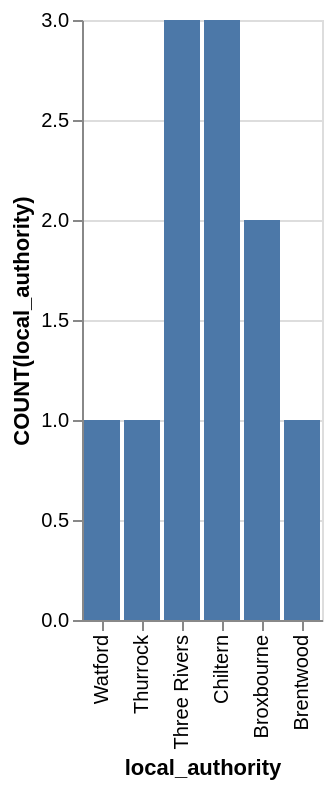

Vega-Lite specification stored for this chart:
### Vega-Lite specification from a JSON file in a GitHub repository (floating-point values rounded to 4 significant figures)
{"data": {"values": [{"x_data": "Brentwood", "y_data": 1}, {"x_data": "Broxbourne", "y_data": 2}, {"x_data": "Chiltern", "y_data": 3}, {"x_data": "Three Rivers", "y_data": 3}, {"x_data": "Thurrock", "y_data": 1}, {"x_data": "Watford", "y_data": 1}]}, "mark": "bar", "encoding": {"x": {"field": "x_data", "type": "nominal", "title": "local_authority", "sort": "descending"}, "y": {"field": "y_data", "type": "quantitative", "title": "COUNT(local_authority)"}}}
